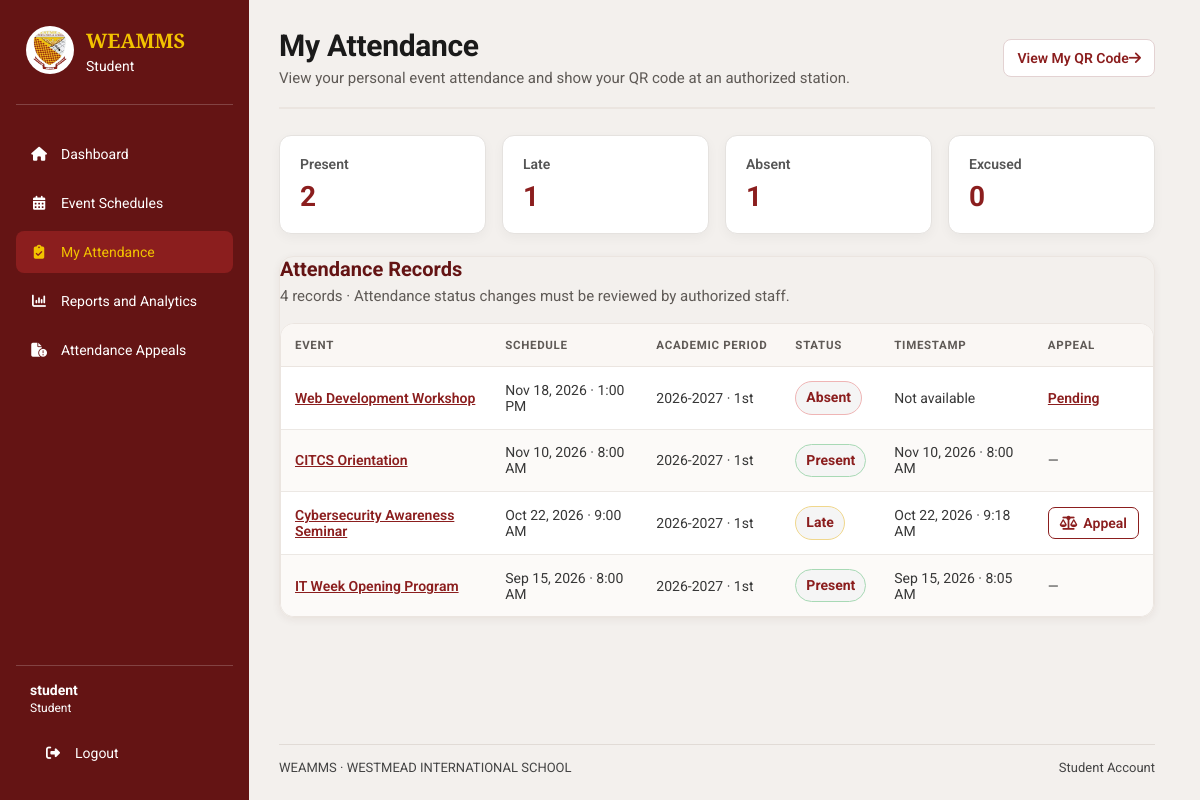
The page /student/attendance/index.php (signed in) on the database as committed earlier.
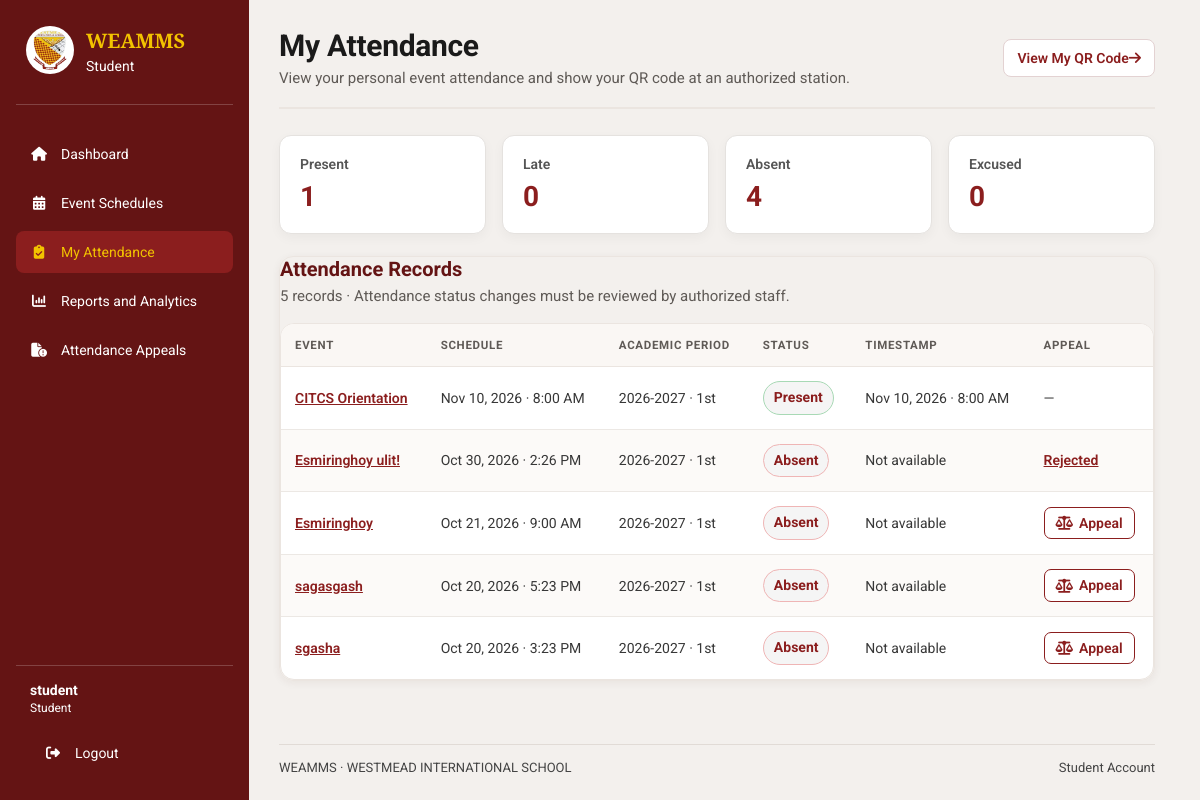
The same page on the database as committed later.
### tables this page shows
CREATE TABLE `event_attendance` (
  `attendance_id` bigint(20) UNSIGNED NOT NULL,
  `event_id` bigint(20) UNSIGNED NOT NULL,
  `student_id` bigint(20) UNSIGNED NOT NULL,
  `attendance_status` enum('present','late','absent','excused') NOT NULL DEFAULT 'absent',
  `check_in_at` datetime DEFAULT NULL,
  `recorded_by_user_id` bigint(20) UNSIGNED DEFAULT NULL,
  `record_source` enum('barcode','department_head','appeal','system') NOT NULL DEFAULT 'barcode',
  `remarks` varchar(500) DEFAULT NULL,
  `created_at` timestamp NOT NULL DEFAULT current_timestamp(),
  `updated_at` timestamp NOT NULL DEFAULT current_timestamp() ON UPDATE current_timestamp()
);

CREATE TABLE `events` (
  `event_id` bigint(20) UNSIGNED NOT NULL,
  `department_id` bigint(20) UNSIGNED NOT NULL,
  `requested_by` bigint(20) UNSIGNED NOT NULL,
  `academic_period_id` bigint(20) UNSIGNED NOT NULL,
  `event_title` varchar(200) NOT NULL,
  `event_description` text DEFAULT NULL,
  `venue` varchar(200) DEFAULT NULL,
  `start_at` datetime NOT NULL,
  `end_at` datetime NOT NULL,
  `attendance_opens_at` datetime DEFAULT NULL,
  `attendance_closes_at` datetime DEFAULT NULL,
  `event_status` enum('pending','approved','rejected','cancelled','cancellation_requested','completed') NOT NULL DEFAULT 'pending',
  `admin_reviewed_by` bigint(20) UNSIGNED DEFAULT NULL,
  `admin_reviewed_at` datetime DEFAULT NULL,
  `admin_remarks` text DEFAULT NULL,
  `cancellation_requested_at` datetime DEFAULT NULL,
  `cancellation_requested_by` bigint(20) UNSIGNED DEFAULT NULL,
  `cancellation_request_remarks` text DEFAULT NULL,
  `created_at` timestamp NOT NULL DEFAULT current_timestamp(),
  `updated_at` timestamp NOT NULL DEFAULT current_timestamp() ON UPDATE current_timestamp()
);

CREATE TABLE `academic_periods` (
  `academic_period_id` bigint(20) UNSIGNED NOT NULL,
  `academic_year` varchar(20) NOT NULL,
  `semester` enum('1st','2nd','Summer','Other') NOT NULL DEFAULT '1st',
  `start_date` date NOT NULL,
  `end_date` date NOT NULL,
  `is_current` tinyint(1) NOT NULL DEFAULT 0,
  `created_at` timestamp NOT NULL DEFAULT current_timestamp()
);

CREATE TABLE `attendance_appeals` (
  `appeal_id` bigint(20) UNSIGNED NOT NULL,
  `attendance_id` bigint(20) UNSIGNED NOT NULL,
  `student_id` bigint(20) UNSIGNED NOT NULL,
  `appeal_reason` text NOT NULL,
  `evidence_path` varchar(500) DEFAULT NULL,
  `appeal_status` enum('pending','approved','rejected','withdrawn') NOT NULL DEFAULT 'pending',
  `reviewed_by_department_head_id` bigint(20) UNSIGNED DEFAULT NULL,
  `reviewed_at` datetime DEFAULT NULL,
  `reviewer_remarks` text DEFAULT NULL,
  `submitted_at` timestamp NOT NULL DEFAULT current_timestamp(),
  `updated_at` timestamp NOT NULL DEFAULT current_timestamp() ON UPDATE current_timestamp()
);

### includes/student_context.php (called while the page is built, shortened)
<?php
$studentBaseUrl = BASE_URL;
function studentEscape(mixed $value): string
{
    return htmlspecialchars((string) $value, ENT_QUOTES, 'UTF-8');
}
function studentDateTime(
    ?string $value,
    string $format = 'M j, Y · g:i A'
): string {
    if (!$value) {
        return 'Not available';
    }
    $timestamp = strtotime($value);
    return $timestamp === false
        ? 'Not available'
        : date($format, $timestamp);
}

### student/attendance/index.php (the view, shortened to what the rows shown need)
<?php
require_once __DIR__ . '/../../includes/student_context.php';
require_once __DIR__ . '/../../includes/student_layout_start.php';
$attendanceStmt = $pdo->prepare(
    "SELECT ea.attendance_id, ea.attendance_status, ea.check_in_at,
            ea.remarks, ea.record_source, e.event_id, e.event_title,
            e.start_at, e.end_at, ap.academic_year, ap.semester,
            aa.appeal_id, aa.appeal_status, aa.reviewer_remarks
     FROM event_attendance ea
     INNER JOIN events e ON e.event_id = ea.event_id
     INNER JOIN academic_periods ap ON ap.academic_period_id = e.academic_period_id
     LEFT JOIN attendance_appeals aa
        ON aa.appeal_id = (
            SELECT aa_latest.appeal_id
            FROM attendance_appeals aa_latest
            WHERE aa_latest.attendance_id = ea.attendance_id
              AND aa_latest.student_id = ea.student_id
            ORDER BY aa_latest.submitted_at DESC, aa_latest.appeal_id DESC
            LIMIT 1
        )
     WHERE ea.student_id = ?
     ORDER BY e.start_at DESC, ea.attendance_id DESC"
);
$attendanceStmt->execute([$studentId]);
$records = $attendanceStmt->fetchAll(PDO::FETCH_ASSOC);
?>
<section class="dashboard-section student-module-page">
    <div class="section-heading">
        <div>
            <h2>My Attendance</h2>
        </div>
    </div>
    <div class="student-content-panel">
        <div class="section-heading">
            <div>
                <h2>Attendance Records</h2>
            </div>
        </div>
        <?php if ($records === []): ?>
            <div class="empty-state"><strong>No attendance records yet</strong>
                <p>Once an authorized attendance station records your scan, your record will appear here.</p>
            </div>
        <?php else: ?>
            <div class="student-table-wrap">
                <table class="student-table">
                    <thead>
                        <tr>
                            <th scope="col">Event</th>
                            <th scope="col">Schedule</th>
                            <th scope="col">Academic period</th>
                            <th scope="col">Status</th>
                            <th scope="col">Timestamp</th>
                            <th scope="col">Appeal</th>
                        </tr>
                    </thead>
                    <tbody>
                        <?php foreach ($records as $record): ?>
                            <tr>
                                <td data-label="Event"><a href="<?= studentEscape($studentBaseUrl) ?>/student/events/view.php?id=<?= (int) $record['event_id'] ?>"><?= studentEscape($record['event_title']) ?></a></td>
                                <td data-label="Schedule"><?= studentEscape(studentDateTime($record['start_at'])) ?></td>
                                <td data-label="Academic period"><?= studentEscape($record['academic_year']) ?> · <?= studentEscape($record['semester']) ?></td>
                                <td data-label="Status"><span class="status-pill status-<?= studentEscape($record['attendance_status']) ?>"><?= studentEscape(ucfirst($record['attendance_status'])) ?></span></td>
                                <td data-label="Timestamp"><?= studentEscape(studentDateTime($record['check_in_at'])) ?></td>
                                <td data-label="Appeal">
                                    <?php
                                    $latestAppealStatus = (string) ($record['appeal_status'] ?? '');
                                    $canAppeal = in_array($record['attendance_status'], ['absent', 'late'], true)
                                        && (!$record['appeal_id'] || $latestAppealStatus === 'withdrawn');
                                    ?>
                                    <?php if ($record['appeal_id'] && $latestAppealStatus !== 'withdrawn'): ?>
                                        <a href="<?= studentEscape($studentBaseUrl) ?>/student/appeals/view.php?id=<?= (int) $record['appeal_id'] ?>">
                                            <?= studentEscape(ucfirst($latestAppealStatus)) ?>
                                        </a>
                                    <?php elseif ($canAppeal): ?>
                                        <a class="student-appeal-link" href="<?= studentEscape($studentBaseUrl) ?>/student/appeals/create.php?attendance_id=<?= (int) $record['attendance_id'] ?>">
                                            <i class="fa-solid fa-scale-balanced" aria-hidden="true"></i>
                                            <?= $record['appeal_id'] ? 'Appeal again' : 'Appeal' ?>
                                        </a>
                                    <?php else: ?>
                                        <span aria-label="No appeal available">—</span>
                                    <?php endif; ?>
                                </td>
                            </tr>
                        <?php endforeach; ?>
                    </tbody>
                </table>
            </div>
        <?php endif; ?>
    </div>
</section>
</main>
</body>
</html>

Rows that differ between the two databases and show on the page:
removed event_attendance: event.event_title "Web Development Workshop", event.start_at "Nov 18, 2026 · 1:00 PM", academic_periods.academic_year "2026-2027", academic_periods.semester "1st", attendance_status "Absent", check_in_at "Not available", attendance_appeals.appeal_status "Pending"
removed event_attendance: event.event_title "Cybersecurity Awareness Seminar", event.start_at "Oct 22, 2026 · 9:00 AM", academic_periods.academic_year "2026-2027", academic_periods.semester "1st", attendance_status "Late", check_in_at "Oct 22, 2026 · 9:18 AM", shows "Appeal"
removed event_attendance: event.event_title "IT Week Opening Program", event.start_at "Sep 15, 2026 · 8:00 AM", academic_periods.academic_year "2026-2027", academic_periods.semester "1st", attendance_status "Present", check_in_at "Sep 15, 2026 · 8:05 AM"
now on this page (row edited): event_attendance: event.event_title "Esmiringhoy ulit!", event.start_at "Oct 30, 2026 · 2:26 PM", academic_periods.academic_year "2026-2027", academic_periods.semester "1st", attendance_status "Absent", check_in_at "Not available", attendance_appeals.appeal_status "Rejected"
added event_attendance: event.event_title "Esmiringhoy", event.start_at "Oct 21, 2026 · 9:00 AM", academic_periods.academic_year "2026-2027", academic_periods.semester "1st", attendance_status "Absent", check_in_at "Not available", shows "Appeal"
added event_attendance: event.event_title "sagasgash", event.start_at "Oct 20, 2026 · 5:23 PM", academic_periods.academic_year "2026-2027", academic_periods.semester "1st", attendance_status "Absent", check_in_at "Not available", shows "Appeal"
added event_attendance: event.event_title "sgasha", event.start_at "Oct 20, 2026 · 3:23 PM", academic_periods.academic_year "2026-2027", academic_periods.semester "1st", attendance_status "Absent", check_in_at "Not available", shows "Appeal"
Other text that changed with them:
$summary['present']: "2" → "1"
$summary['late']: "1" → "0"
$summary['absent']: "1" → "4"
count($records): "4" → "5"
